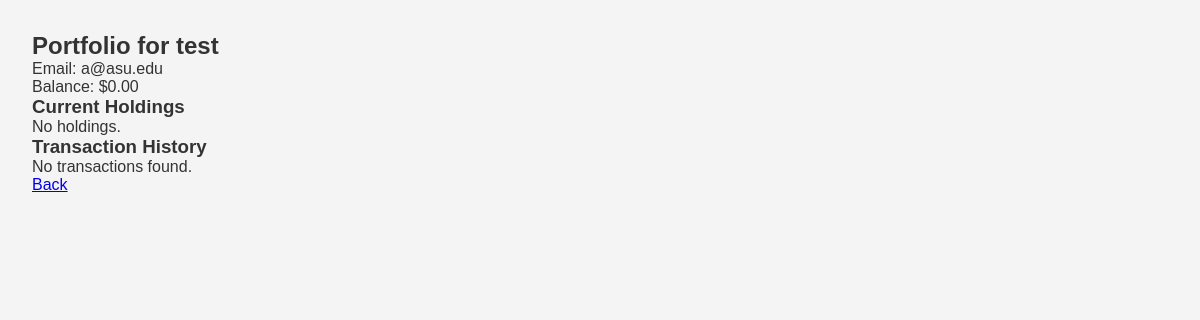
Screenshot of /admin/user/5/portfolio (signed in) with the database file from the repository.
### tables this page shows
CREATE TABLE users (
    user_id INTEGER PRIMARY KEY AUTOINCREMENT,
    username TEXT NOT NULL UNIQUE,
    email TEXT NOT NULL UNIQUE,
    balance REAL DEFAULT 0.0,
    password_hash TEXT NOT NULL,
    is_admin INTEGER DEFAULT 0
);

### app.py (the view)
@app.route('/admin/user/<int:user_id>/portfolio')
def admin_user_portfolio(user_id):
    check = require_admin()
    if check: return check
    conn = get_db_connection()
    cursor = conn.cursor()
    user = cursor.execute(
        "SELECT user_id, username, email, balance FROM users WHERE user_id = ?",
        (user_id,)
    ).fetchone()
    if not user:
        conn.close()
        flash("User not found.", "error")
        return redirect(url_for('admin_users'))
    portfolio = cursor.execute("""
        SELECT p.quantity, p.avg_cost, s.symbol, s.company_name
        FROM portfolio p
        JOIN stocks s ON p.stock_id = s.stock_id
        WHERE p.user_id = ?
    """, (user_id,)).fetchall()
    transactions = cursor.execute("""
        SELECT t.*, s.symbol FROM transaction_history t
        JOIN stocks s ON t.stock_id = s.stock_id
        WHERE t.user_id = ?
        ORDER BY timestamp DESC
    """, (user_id,)).fetchall()
    conn.close()
    return render_template(
        "admin_user_portfolio.html",
        user=user,
        portfolio=portfolio,
        transactions=transactions
    )

### app.py (called while the page is built)
def get_db_connection():
    conn = sqlite3.connect(DB_NAME)
    conn.row_factory = sqlite3.Row
    return conn

def require_admin():
    if 'user_id' not in session:
        flash("You must be logged in.", "error")
        return redirect(url_for('login'))
    conn = get_db_connection()
    user = conn.execute(
        'SELECT is_admin FROM users WHERE user_id = ?',
        (session['user_id'],)
    ).fetchone()
    conn.close()
    if not user:
        flash("User not found.", "error")
        return redirect(url_for('login'))
    is_admin = user['is_admin'] if 'is_admin' in user.keys() else 0
    if int(is_admin) != 1:
        flash("Administrator access required.", "error")
        if 'user_id' in session:
            return redirect(url_for('dashboard', user_id=session.get('user_id')))
        return redirect(url_for('login'))
    return None

### templates/admin_user_portfolio.html (shortened to what this page needs)
<!DOCTYPE html>
<html>
<head>
  <link rel="stylesheet" href="{{ url_for('static', filename='styles.css') }}">
</head>
<body>
<main class="dashboard-container">
  <div class="card">
    <div class="card-header">
      <h2>Portfolio for {{ user.username }}</h2>
      <p>Email: {{ user.email }}</p>
      <p>Balance: ${{ "%.2f"|format(user.balance) }}</p>
    </div>
    <div class="card-content">
      <h3>Current Holdings</h3>
      {% if portfolio %}
      <table>
        <thead><tr><th>Symbol</th><th>Company</th><th>Quantity</th><th>Avg Cost</th></tr></thead>
        <tbody>
          {% for item in portfolio %}
            <tr>
              <td>{{ item.symbol }}</td>
              <td>{{ item.company_name }}</td>
              <td>{{ item.quantity }}</td>
              <td>${{ "%.2f"|format(item.avg_cost) }}</td>
            </tr>
          {% endfor %}
        </tbody>
      </table>
      {% else %}
        <p>No holdings.</p>
      {% endif %}
      <h3>Transaction History</h3>
      {% if transactions %}
      <table>
        <thead>
          <tr>
            <th>Date</th><th>Symbol</th><th>Type</th><th>Qty</th><th>Price</th><th>Total</th><th>Cash After</th>
          </tr>
        </thead>
        <tbody>
          {% for t in transactions %}
          <tr>
            <td>{{ t.timestamp }}</td>
            <td>{{ t.symbol }}</td>
            <td>{{ t.order_type }}</td>
            <td>{{ t.quantity }}</td>
            <td>${{ "%.2f"|format(t.price) }}</td>
            <td>${{ "%.2f"|format(t.total_value) }}</td>
            <td>${{ "%.2f"|format(t.cash_after) }}</td>
          </tr>
          {% endfor %}
        </tbody>
      </table>
      {% else %}
        <p>No transactions found.</p>
      {% endif %}
      <a href="{{ url_for('admin_users') }}" class="btn btn-primary">Back</a>
    </div>
  </div>
</main>
</body>
</html>

### static/styles.css (style rules this page uses)
* { margin: 0; padding: 0; box-sizing: border-box; font-family: Arial, sans-serif; }
body { background-color: #f4f4f4; color: #333; }
main { padding: 2em; }
* { margin:0;padding:0;box-sizing:border-box;font-family:Arial, sans-serif }
body { background:#f4f4f4;color:#333 }
main { padding:2em }

### rows the page displays
users: username "test", email "a@asu.edu", balance "0.00"
